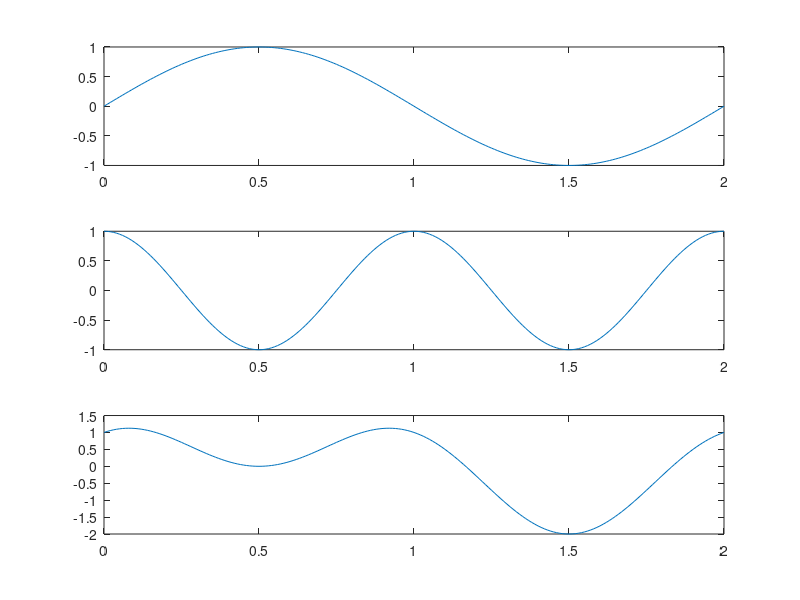
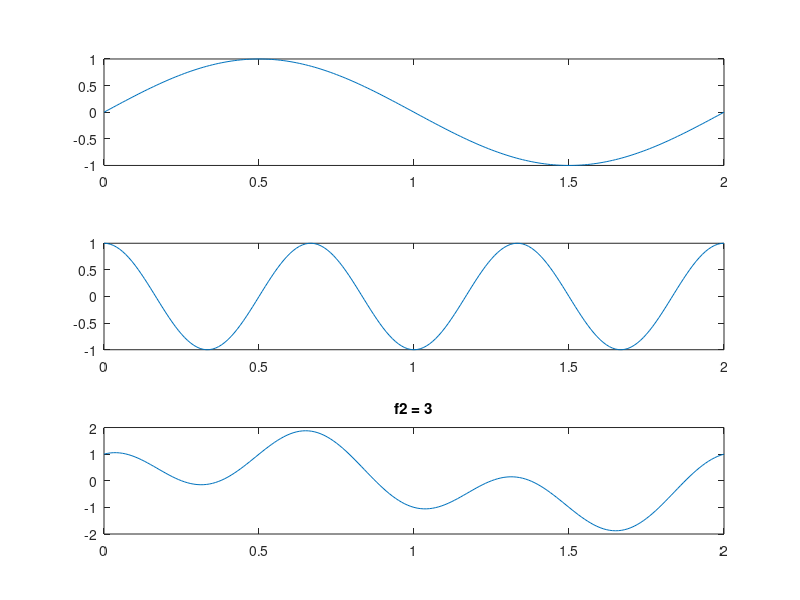
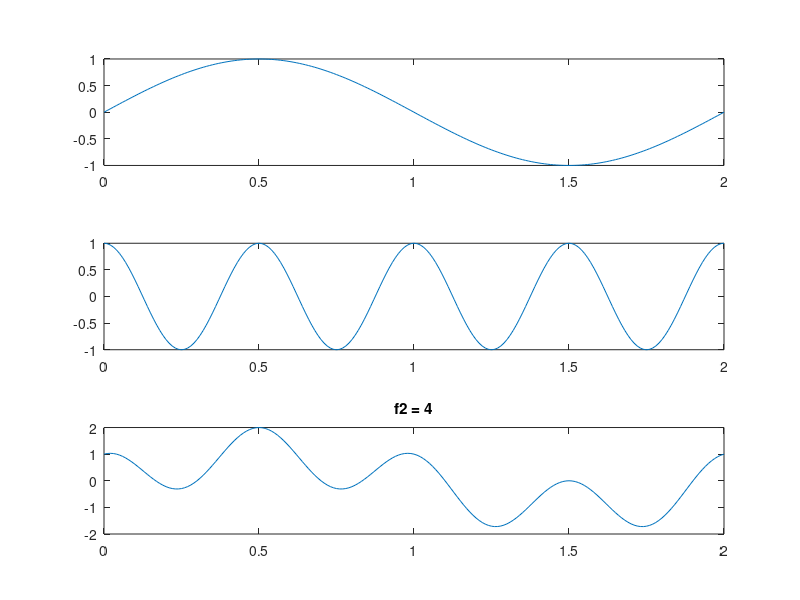
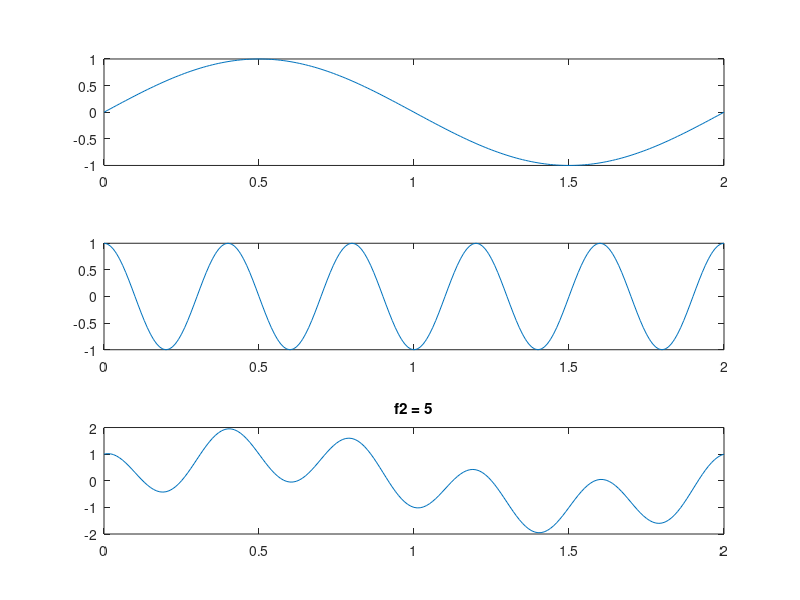

MATLAB code to generate these figures, in order: (Note: this script raises an error after producing the figures.)
% Penguatan Sinyal
% Gelombang Pertama
T = 100;
t = 0:1/T:2;
f1 = 1;
y1 = sin(2 * pi * t);

subplot(2, 1, 1);
plot(t, y1);

% Continue
a = input('Nilai pengali yang anda gunakan (>0): ');
y1_kuat = a * sin(2 * pi * t);

subplot(2, 1, 2);
plot(t, y1_kuat);
title('Nilai pengali yang digunakan:' + a);

% Pelemahan Sinyal
a = input('Nilai pengali yang anda gunakan (<1): ');
y1_pelemahan = a * sin(2 * pi * t);

subplot(2, 1, 2);
plot(t, y1_pelemahan);
title('Nilai pengali yang digunakan:' + a);

% % % %
% Penjumlahan Dua Sinyal
T = 100;
t = 0:1/T:2;
f1 = 1;
y1 = sin(2 * pi * t);

subplot(3, 1, 1);
plot(t, y1);

% Gelombang Kedua
f2 = 2;
pha2 = pi/2;
y2 = sin(2 * pi * t + pi);

subplot(3, 1, 2);
plot(t, y2);

% Penjumlahan sinyal y1 dan y2
T = 100;
t = 0:1/T:2;
f1 = 1;
f2 = 2;
pha2 = pi/2;
y1 = sin(f1 * pi * t);

subplot(3, 1, 1);
plot(t, y1);

y2 = sin(f2 * pi * t + pha2);

subplot(3, 1, 2);
plot(t, y2);

y3 = y1 + y2;

subplot(3, 1, 3);
plot(t, y3);

% Penjumlahan Sinyal y1 dan y2 dengan nilai f2 = 3 s/d 10
T = 100;
t = 0:1/T:2;
f1 = 1;
pha2 = pi/2;

for f2 = 3:10
    y1 = sin(f1 * pi * t);
    y2 = sin(f2 * pi * t + pha2);
    y3 = y1 + y2;

    figure;
    subplot(3, 1, 1);
    plot(t, y1);

    subplot(3, 1, 2);
    plot(t, y2);

    subplot(3, 1, 3);
    plot(t, y3);
    title(['f2 = ', num2str(f2)]);
end

% Penjumlahan Sinyal y1 dan y2 dengan nilai pha2 = 0.1*pi, 0.25*pi, 0.5*pi, 1.5*pi
T = 100;
t = 0:1/T:2;
f1 = 1;
f2 = 2;

pha2_values = [0.1*pi, 0.25*pi, 0.5*pi, 1.5*pi];

for pha2 = pha2_values
    y1 = sin(f1 * pi * t);
    y2 = sin(f2 * pi * t + pha2);
    y3 = y1 + y2;

    figure;
    plot(t, y3);
    title(['pha2 = ', num2str(pha2)]);
end

% % % %
% Perkalian Dua Sinyal
T = 100;
t = 0:1/T:2;
f1 = 1;
y1 = sin(2 * pi * t);

subplot(3, 1, 1);
plot(t, y1);

% Gelombang Kedua
f2 = 2;
pha2 = pi/2;
y2 = sin(2 * pi * t + pi);

subplot(3, 1, 2);
plot(t, y2);

% Perkalian sinyal y1 dan y2
T = 100;
t = 0:1/T:2;
f1 = 1;
f2 = 2;
pha2 = pi/2;
y1 = sin(f1 * pi * t);

subplot(3, 1, 1);
plot(t, y1);

y2 = sin(f2 * pi * t + pha2);

subplot(3, 1, 2);
plot(t, y2);

y3 = y1 .* y2;

subplot(3, 1, 3);
plot(t, y3);

% Perkalian Sinyal y1 dan y2 dengan nilai f2 = 3 s/d 10
T = 100;
t = 0:1/T:2;
f1 = 1;
pha2 = pi/2;

for f2 = 3:10
    y1 = sin(f1 * pi * t);
    y2 = sin(f2 * pi * t + pha2);
    y3 = y1 .* y2;

    figure;
    plot(t, y3);
    title(['f2 = ', num2str(f2)]);
end

% Perkalian Sinyal y1 dan y2 dengan nilai pha2 = 0.1*pi, 0.25*pi, 1.5*pi
T = 100;
t = 0:1/T:2;
f1 = 1;
pha2_values = [0.1*pi, 0.25*pi, 1.5*pi];

for pha2 = pha2_values
    y1 = sin(f1 * pi * t);
    y2 = sin(f2 * pi * t + pha2);
    y3 = y1 .* y2;

    figure;
    plot(t, y3);
    title(['f2 = ', num2str(f2)]);
end

% % % %
% Penambahan Noise Gaussian pada Sinyal Audio
y1 = audioread('shikabu.wav');
Fs = 8192;
Fs1 = Fs;

sound(y1, Fs1); % Sinyal asli dimainkan

% Menambahkan noise Gaussian
N = length(y1);
var = 0.1;
noise_1 = sqrt(var) * randn(N, 1); % Membangkitkan noise gaussian

noise_1 = var * randn(N, 1); % Membangkitkan noise gaussian [MODUL]

y_1n = y1 + noise_1; % Menambahkan noise ke file

sound(y_1n, Fs1); % Sinyal bernoise dimainkan

% Noise dengan var = 0.2, 0.3, 0.5, 1.0, 1.5, 2.0
var_values = [0.2, 0.3, 0.5, 1.0, 1.5, 2.0];

for var = var_values
    noise_1 = sqrt(var) * randn(N, 1);
    y_n = y1 + noise_1;

    sound(y_n, Fs1);
end

% Menampilkan audio dalam grafik fungsi waktu untuk sinyal asli dan sinyal bernoise
t = 0:1/Fs1:(N-1)/Fs1;

subplot(2, 1, 1);
plot(t, y1);

subplot(2, 1, 2);
plot(t, y_1n);

% % % %
% Proses Penguatan pada Sinyal Sinyal Audio
y1 = audioread('shikabu.wav');
Fs = 8192;
sound(y1, Fs); % Memainkan audio sinyal asli

amp = 1.5;
y2 = amp * y1;
sound(y2, Fs); % Memainkan audio sinyal setelah penguatan

% Penguatan dengan nilai amp = 0.1, 0.2, 0.5, 1.0, 1.5, 2.0
amp_values = [0.1, 0.2, 0.5, 1.0, 1.5, 2.0];

for amp = amp_values
    y2 = amp * y1;
    sound(y2, Fs);
end

% Menampilkan audio dalam grafik fungsi waktu untuk sinyal asli dan sinyal setelah penguatan
t = 0:1/Fs:(N-1)/Fs;

subplot(2, 1, 1);
plot(t, y1);

subplot(2, 1, 2);
plot(t, y2);
